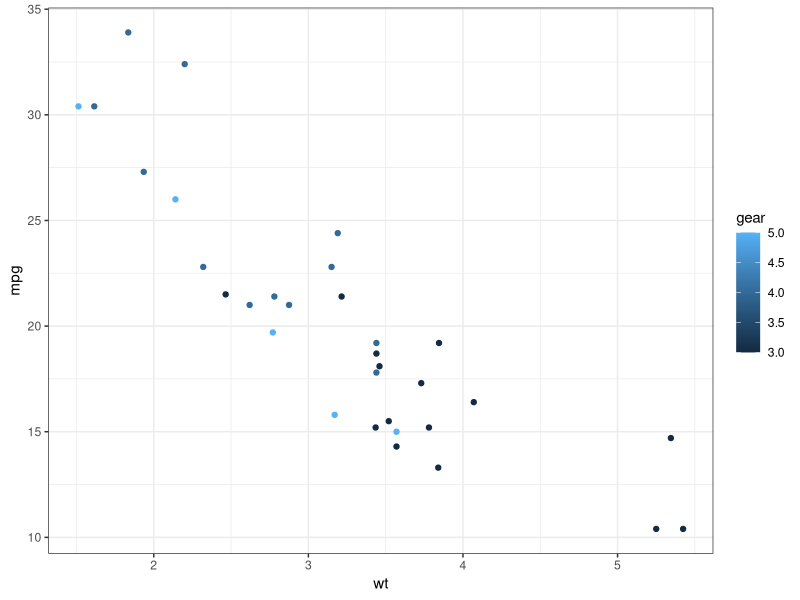
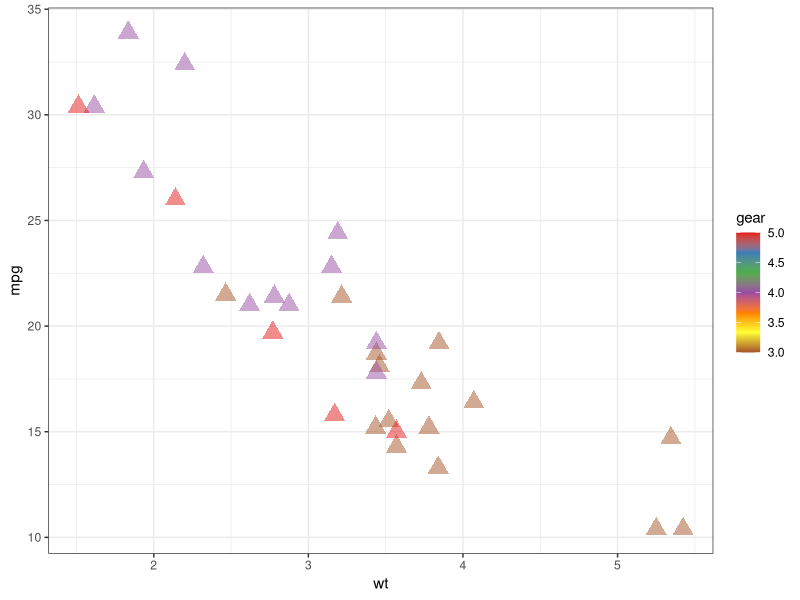
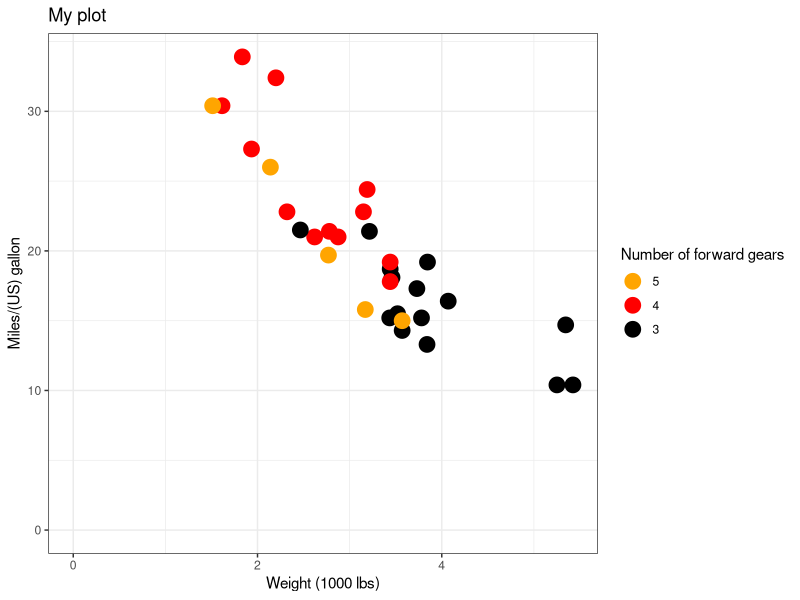
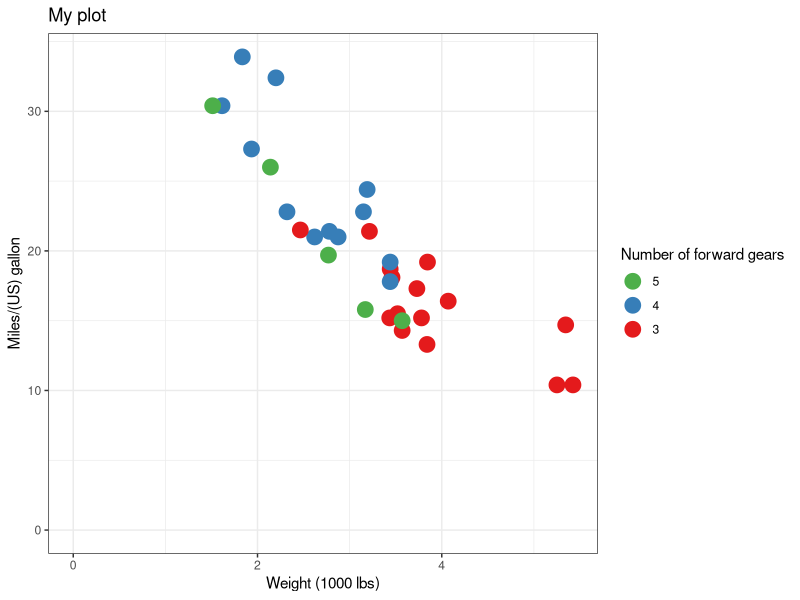
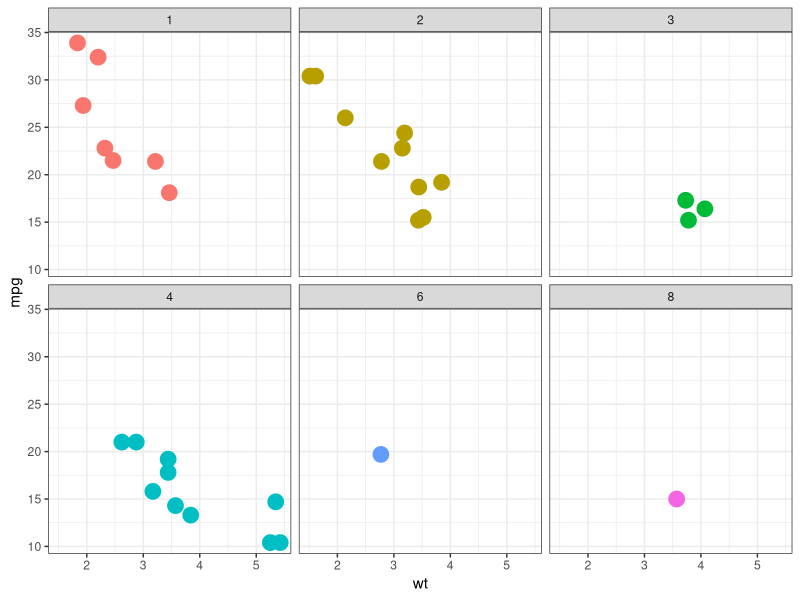
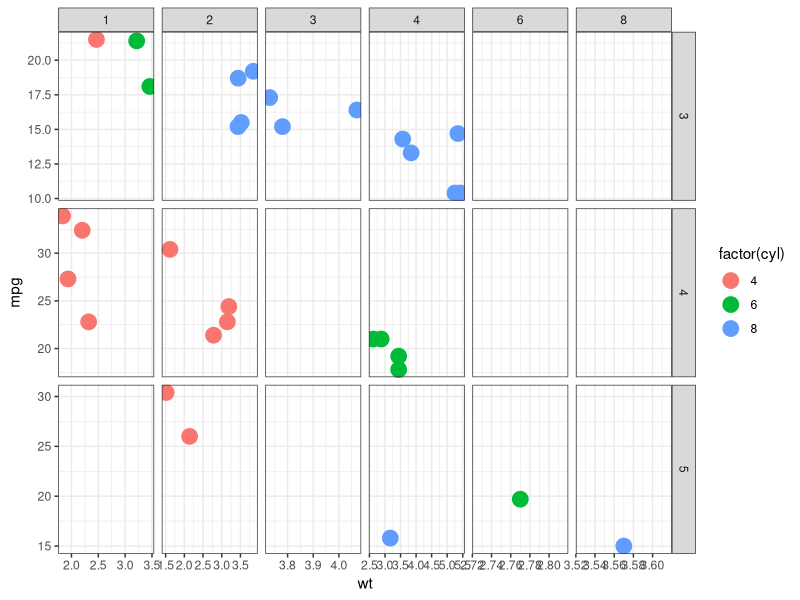
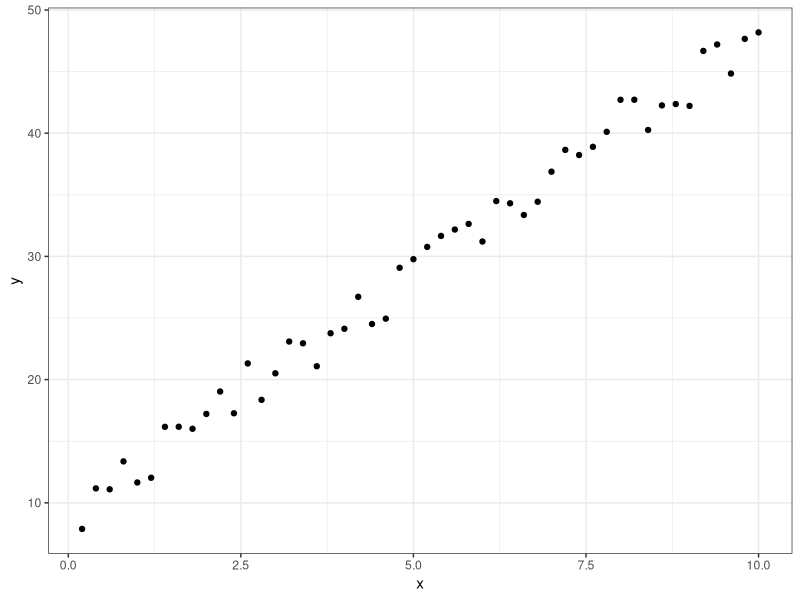
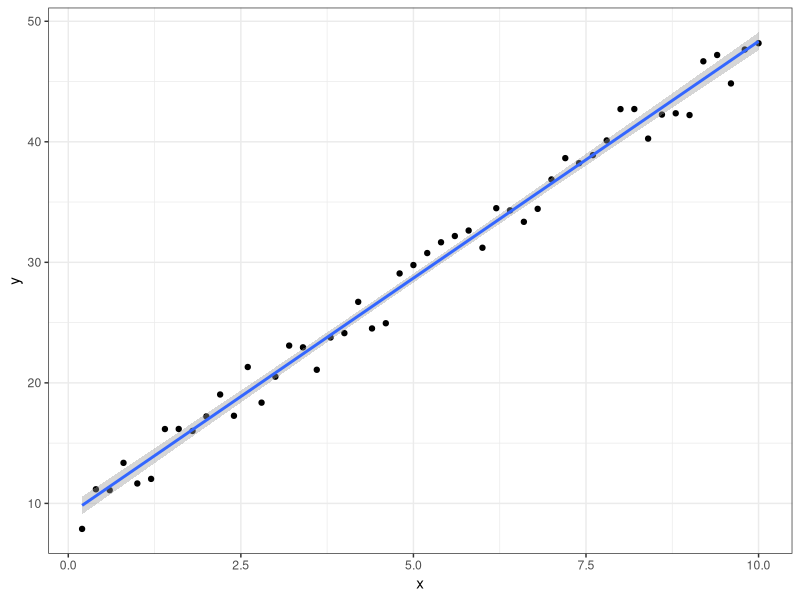

Reproduce these figures in R, in order.
library(tidyverse)
library(patchwork)
theme_set(theme_bw())

# # # # # # # # # # # # # # # # # # # # # # # # # # 
## Exercise 1
# # # # # # # # # # # # # # # # # # # # # # # # # # 

# We will work with the well known table `mtcars` included in R:

?mtcars


### Basic stuff 1

# Modify the following code to add a color depending on the `gear` column:
mtcars %>% # we work on the mtcars dataset, send it to ggplot
    # define the x and y variables of the plot, and also the color:
    ggplot(aes(x = wt, y = mpg, col=gear))+ 
        geom_point() # plot with points

# Now change the color and shape of the points, and add transparency
mtcars %>% 
    ggplot(aes(x = wt, y = mpg, col=gear))+ 
        geom_point(shape=17, alpha=0.5, size=5)+
        scale_color_distiller(palette="Set1")

### Basic stuff 2

# What happens if you use `factor(gear)` instead?

P <- mtcars %>% # we work on the mtcars dataset, send it to ggplot
    # define the x and y variables of the plot, and also the color:
    ggplot(aes(x = wt, y = mpg, color = factor(gear)))+ 
        geom_point(size=5) # plot with points

### Tuning the plot
# Using the previously defined plot P:
# Add nice labels : 
# - wt = Weight (1000 lbs)
# - mpg = Miles/(US) gallon
# - gear = Number of forward gears
# - title : add a title
# Set colors to :
# - ones you define yourself
# - ones you define from the palette 'Set1' from scale_color_brewer()
# Force the x and y ranges to reach 0
# Reorganise the gears in descending order in the legend

P + 
    labs(x="Weight (1000 lbs)", 
         y="Miles/(US) gallon", 
         color="Number of forward gears", 
         title="My plot") +
    scale_color_manual(values=c("black",'red','orange')) +
    coord_cartesian(xlim=c(0,NA), ylim=c(0,NA)) +
    guides(color=guide_legend(reverse=TRUE))

P + 
    labs(x="Weight (1000 lbs)", 
         y="Miles/(US) gallon", 
         color="Number of forward gears", 
         title="My plot") +
    scale_color_brewer(palette="Set1") +
    coord_cartesian(xlim=c(0,NA), ylim=c(0,NA)) +
    guides(color=guide_legend(reverse=TRUE))

### Faceting 1

# Modify the following code to place each `carb` in a different facet. Also add a color, but remove the legend.
mtcars %>% # we work on the mtcars dataset, send it to ggplot
    ggplot(aes(x = wt, y = mpg, color=factor(carb)))+ # define the x and y variables of the plot, and also the color
        geom_point(size=5) +   # plot with points
        facet_wrap(~carb) + # add a faceting
        theme(legend.position = 'none')       # remove the legend


### Faceting 2

# Modify the following code to arrange `mpg` vs `wt` plots on a grid showing `gear` vs `carb`. Also add a color depending on `cyl`. Also, try adding a free `x` scale range, or a free `y` scale range, or free `x` and `y` scale ranges.
mtcars %>% # we work on the mtcars dataset, send it to ggplot
    ggplot(aes(x = wt, y = mpg, color=factor(cyl)))+ # define the x and y variables of the plot, and also the color
        geom_point(size=5) +   # plot with points
        facet_grid(gear ~ carb, scales = 'free') # add a faceting


# # # # # # # # # # # # # # # # # # # # # # # # # 
## Exercise 2
# # # # # # # # # # # # # # # # # # # # # # # # # 

# We will look at data loaded into `df`. 
df <- read_table("Data/exo_fit.txt")
df

# Using `ggplot`, plot `y` as a function of `x` with points and save it into `Py`:

Py <- df %>% 
    ggplot(aes(x = x, y = y))+ 
        geom_point()
Py

# Add a straight line in `Py` resulting from a linear fit:

Py <- Py +
    geom_smooth(method="lm")
Py

# Using `ggplot`, plot `z` as a function of `x` with a red line and save it into `Pz`:

Pz <- df %>% 
    ggplot(aes(x = x, y = z))+ 
        geom_line(color="red")
Pz

# Using `ggplot`, plot a histogram of `w` with transparent blue bars surrounded by a red line, and save it into `Pw`. You can play with the number of bins too.

Pw <- df %>% 
    ggplot(aes(x = w))+ 
        geom_histogram(color="red", fill="blue", alpha=0.5, bins=20)
Pw

# Using `ggplot`, plot a density of `u` with a transparent blue area surrounded by a red line, and save it into `Pu`. Play with the `bw` parameter so that you see many peaks.

Pu <- df %>% 
    ggplot(aes(x = u))+ 
        geom_density(color="red", fill="blue", alpha=0.5, bw=0.1)
Pu

# Using `patchwork`, gather the previous plots on a 2x2 grid.
library(patchwork)
Py+Pz+Pw+Pu

# Using `patchwork`, gather the previous plots on a grid with 3 plots in the 1st row, and one large plot in the 2nd row. Using `plot_annotation()`, add tags such as (a), (b)...

(Py+Pz+Pw)/Pu + plot_annotation(tag_levels = 'a', tag_suffix = ')')


# # # # # # # # # # # # # # # # # # # # # # # # # 
## Exercise 3
# # # # # # # # # # # # # # # # # # # # # # # # # 

# Let's work on `faithfuld` and plot as a 3D color plot the density, as a function of eruptions vs waiting
# Plot with geom_contour_filled() or geom_raster() and see the difference
# Add big red diamond points in (4.4, 80) and (1.94, 53) using either geom_point() or annotate("point", ...)

faithfuld %>% 
    ggplot(aes(x=waiting, y=eruptions, z=density))+
        geom_contour_filled()

faithfuld %>% 
    ggplot(aes(x=waiting, y=eruptions, fill=density))+
        geom_raster(interpolate = TRUE)+
        scale_fill_viridis_c(option='B')



